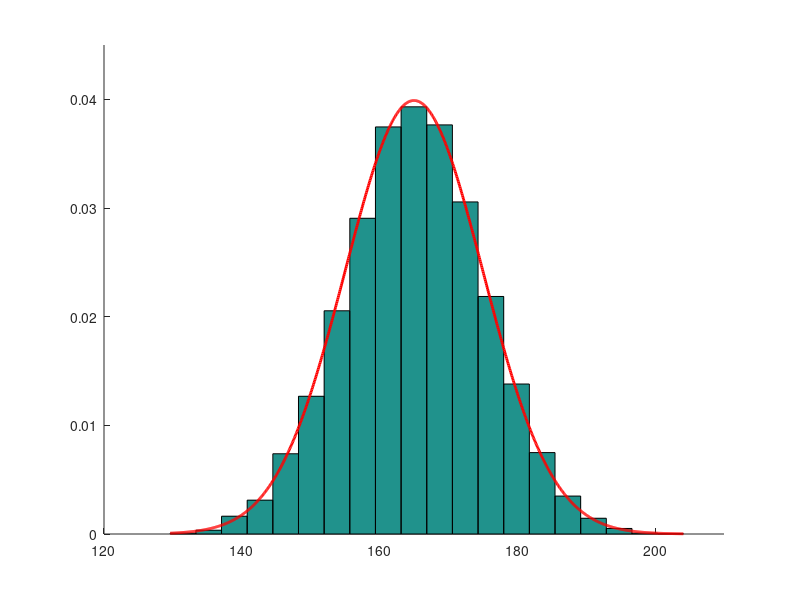

The MATLAB script that drew this image:
% x = normrnd(m, s, l, c)
% m - media
% s - sigma = deviatia standard
% l - nr linii
% c - nr coloane
nr_pers = 10000;
x = normrnd(165, 10, 1, nr_pers);
% hist(x);
nr_bare = 20;
[~, mijloace_bare] = hist(x, nr_bare);

% norm = 1/L = nr_bare/[max(x)-min(x)]

norm = nr_bare / (max(x) - min(x));

clf
hold on;
hist(x, mijloace_bare, norm)
diviziune = linspace(min(x), max(x), 1000);
valori = normpdf(diviziune, 165, 10);
plot(diviziune, valori, '-r', 'linewidth', 2)
axis([120, 210, 0, 0.045])

mean(x)
std(x)
std(x, 1)


mean(x > 160 & x < 170) % practic
normcdf(170, 165, 10) - normcdf(160, 165, 10) % teoretic
